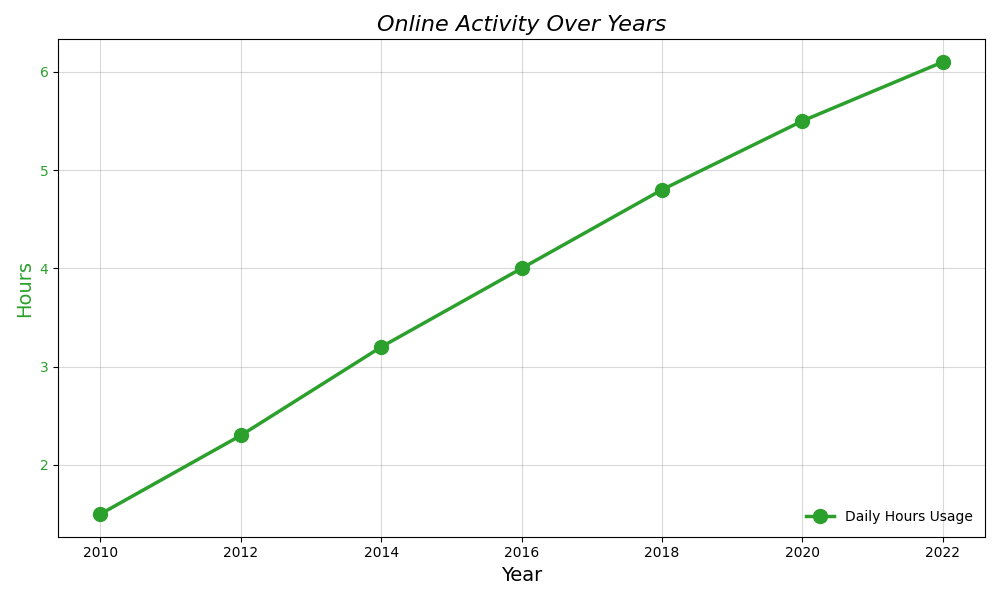

Here is the Python script that generated this plot:
import matplotlib.pyplot as plt
import numpy as np

years = np.array([2010, 2012, 2014, 2016, 2018, 2020, 2022])
avg_daily_hours_online = np.array([1.5, 2.3, 3.2, 4.0, 4.8, 5.5, 6.1])

fig, ax = plt.subplots(figsize=(10, 6))

# Updating plot style: changing color, marker type, and line style
color = 'tab:green'
ax.set_xlabel('Year', fontsize=14)
ax.set_ylabel('Hours', fontsize=14, color=color)
ax.plot(years, avg_daily_hours_online, color=color, marker='o', markersize=10, 
        linestyle='-', linewidth=2.5, label='Daily Hours Usage')
ax.tick_params(axis='y', labelcolor=color)

# Title with different style
plt.title('Online Activity Over Years', fontsize=16, style='italic')

# Grid style changed
ax.grid(True, linestyle='-', color='gray', alpha=0.3)

# Legend location and style updated
ax.legend(loc='lower right', fontsize=10, frameon=False)

plt.tight_layout()
plt.show()
